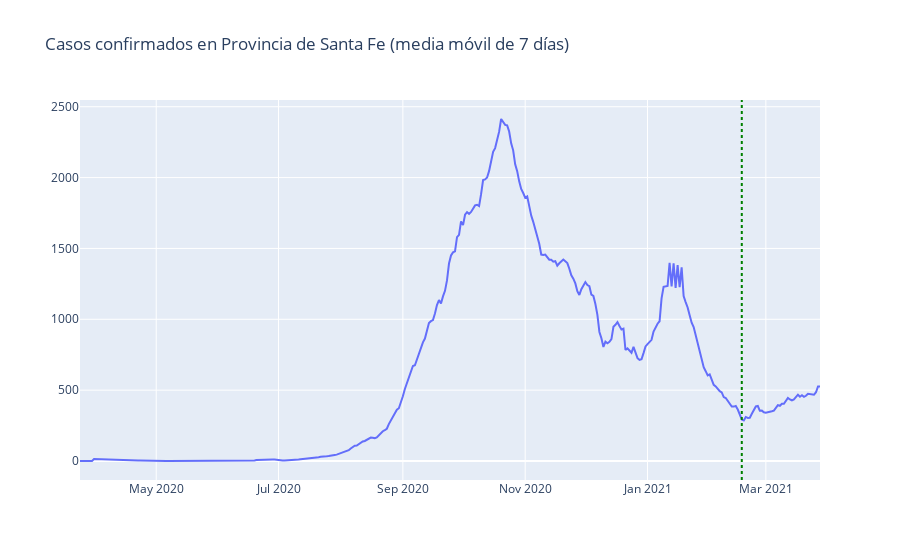

The cell this chart's notebook holds for it:
### Code cell
graficar(casos, por_localidad=False, region="Provincia de Santa Fe")

### Figure 1 — Plotly figure (JSON) as saved in the notebook; plotly's stock layout.template omitted (floating-point values rounded to 4 significant figures; data arrays with more than 128 entries replaced by an {"elided": "..."} marker saying what was removed)
{"data": [{"hovertemplate": "=%{y}<extra></extra>", "legendgroup": "", "line": {"color": "#636efa", "dash": "solid"}, "mode": "lines", "name": "", "orientation": "v", "showlegend": false, "type": "scatter", "x": {"elided": "370 str values"}, "xaxis": "x", "y": {"elided": "370 float values"}, "yaxis": "y"}], "layout": {"legend": {"tracegroupgap": 0}, "shapes": [{"line": {"color": "green", "dash": "dot", "width": 2}, "type": "line", "x0": "2021-02-17T00:00:00", "x1": "2021-02-17T00:00:00", "xref": "x", "y0": 0, "y1": 1, "yref": "y domain"}], "title": {"text": "Casos confirmados en Provincia de Santa Fe (media móvil de 7 días)"}, "xaxis": {"anchor": "y", "domain": [0, 1], "title": {"text": ""}}, "yaxis": {"anchor": "x", "domain": [0, 1], "title": {"text": ""}}}}
